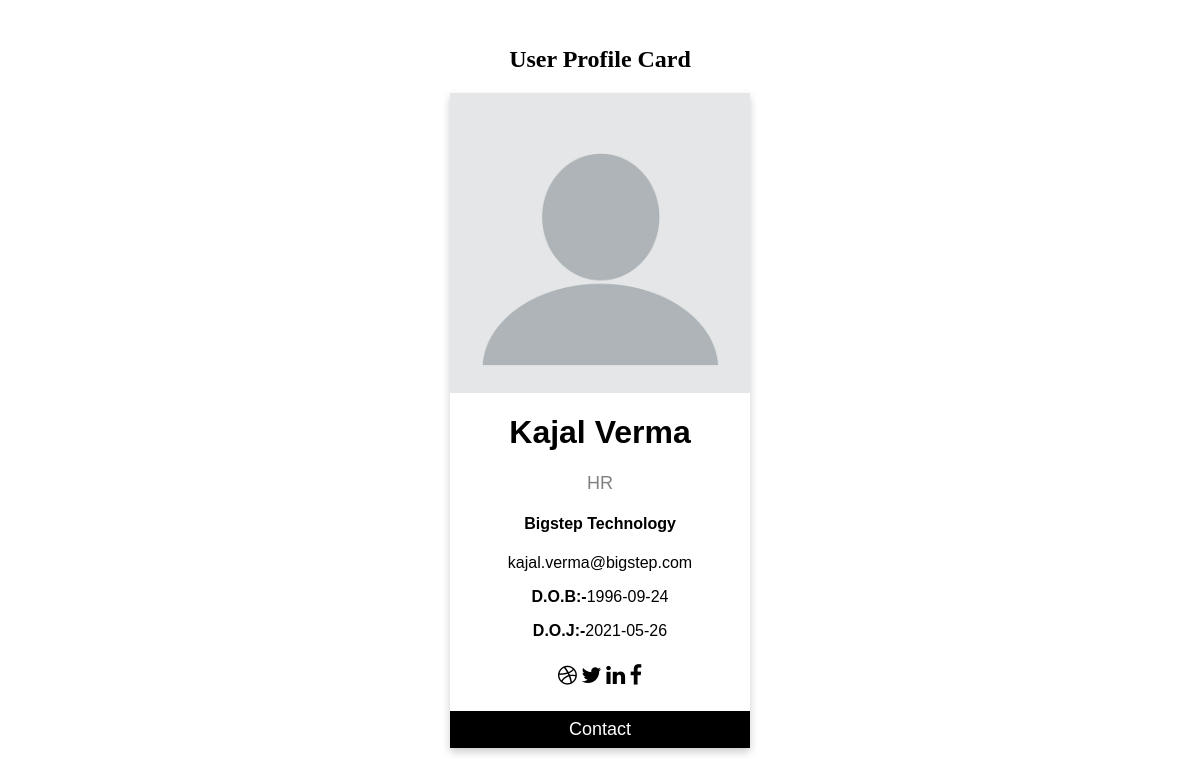
The app's page /Views/profie.php (signed in) with its own data.
### tables this page shows
CREATE TABLE `users_data` (
  `First_Name` varchar(25) NOT NULL,
  `Last_Name` varchar(25) NOT NULL,
  `Username` varchar(25) NOT NULL,
  `Father_Name` varchar(30) NOT NULL,
  `Mother_Name` varchar(30) NOT NULL,
  `City` varchar(20) NOT NULL,
  `State` varchar(20) NOT NULL,
  `Zip` int NOT NULL,
  `Mentor_Name` varchar(30) NOT NULL,
  `Email` varchar(40) NOT NULL,
  `Password` varchar(60) NOT NULL,
  `E_id` int NOT NULL,
  `M_id` int NOT NULL,
  `D_O_B` date NOT NULL,
  `D_O_J` date NOT NULL,
  `Gender` varchar(8) NOT NULL,
  `Role` varchar(15) NOT NULL,
  `Photo` blob NOT NULL,
  `Category` varchar(50) NOT NULL
);

### Views/profie.php (the view, shortened to what this page needs)
<?php
if(isset($_SESSION['id'])){
  $id=$_SESSION['id'];
  require 'database.php';
  $sqlls = "SELECT First_Name,Last_Name,Email,D_O_B,D_O_J,Role FROM users_data WHERE E_id='$id'";
      $results = $conn->query($sqlls);
      $row = $results->fetch_assoc();
      $name=$row["First_Name"]." ".$row["Last_Name"];
      $email1=$row["Email"];
      $dob=$row["D_O_B"];
      $doj=$row["D_O_J"];
      $role=$row["Role"];
}
?>
<!DOCTYPE html>
<html>
<head>
<link rel="stylesheet" href="https://cdnjs.cloudflare.com/ajax/libs/font-awesome/4.7.0/css/font-awesome.min.css">
</head>
<body>
<h2 style="text-align:center">User Profile Card</h2>
<div class="card">
  <img src="../assests/images/profile-image1.png" alt="John" style="width:100%">
  <h1><?php echo "$name" ?> </h1>
  <p class="title"><?php echo "$role" ?></p>
  <h4>Bigstep Technology</h4>
  <p><?php echo "$email1" ?></p>
  <p><b>D.O.B:-</b><?php echo "$dob" ?></p>
  <p><b>D.O.J:-</b><?php echo "$doj" ?></p>
  <div style="margin: 24px 0;">
    <a href="#"><i class="fa fa-dribbble"></i></a>
    <a href="#"><i class="fa fa-twitter"></i></a>
    <a href="#"><i class="fa fa-linkedin"></i></a>
    <a href="#"><i class="fa fa-facebook"></i></a>
  </div>
  <p><button>Contact</button></p>
</div>
</body>
</html>

### Views/profie.php (style rules this page uses)
.card { box-shadow: 0 4px 8px 0 rgba(0, 0, 0, 0.2); max-width: 300px; margin: auto; text-align: center; font-family: arial; }
.title { color: grey; font-size: 18px; }
button { border: none; outline: 0; display: inline-block; padding: 8px; color: white; background-color: #000; text-align: center; cursor: pointer; width: 100%; font-size: 18px; }
a { text-decoration: none; font-size: 22px; color: black; }

### records on screen
users_data: name "Kajal Verma", Role "HR", Email "kajal.verma@bigstep.com", D_O_B "1996-09-24", D_O_J "2021-05-26"
